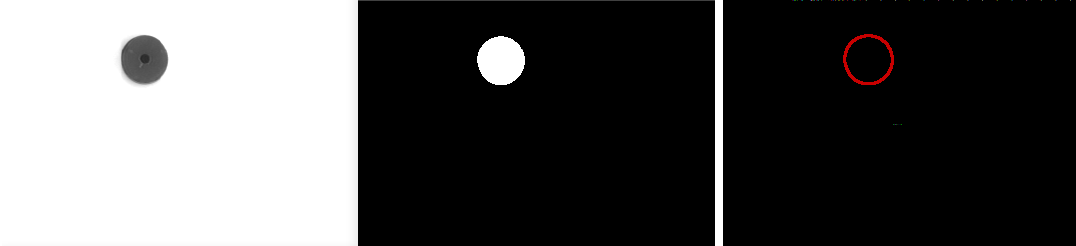
//> input picture 2_2DRecognition/images/processing.png, 1076 x 246 px, given in place of circulo1.pgm, which was not available
$ ./2DRecognition   (built with g++ and OpenCV 4)
//> lines starting //> are read from the running program, lines starting //| are printed output that depends on the picture; after the words box and inside, x2 and y2 are one past the last pixel; in counts of white or black regions, pixels touching at a corner belong together; pictures that were not available may be replaced by others from this repository, and a replacement may not be noted
### 2_2DRecognition/recognition.h
#ifndef SRC_RECOGNITION_H_
#define SRC_RECOGNITION_H_

#include <opencv2/video/video.hpp>
#include <opencv2/imgproc/imgproc.hpp>
#include <iostream>
#include <opencv2/core/core.hpp>
#include <opencv2/highgui/highgui.hpp>
#include <string>
#include <sstream>
#include <stdio.h>
#include <iomanip>
#include <locale>

using namespace cv;


void fillValues(FileStorage fs, std::string objects[]);

void getDescriptorsRecognition(Mat src, std::string objects[]);


#endif /* SRC_RECOGNITION_H_ */

### 2_2DRecognition/learning.h
#ifndef LEARNING_H
#define LEARNING_H

#include <opencv2/video/video.hpp>
#include <opencv2/imgproc/imgproc.hpp>
#include <iostream>
#include <opencv2/core/core.hpp>
#include <opencv2/highgui/highgui.hpp>
#include <string>
#include <sstream>
#include <stdio.h>
#include <iomanip>
#include <locale>

using namespace cv;


void calculateDescriptors(FileStorage fs, vector<double> perimeter,
		vector<double> hu0, vector<double> hu1, vector<double> hu2, std::string currentObject);

void getDescriptorsLearning(Mat src, int index, vector<double>& perimeter,
		vector<double>& hu0, vector<double>& hu1, vector<double>& hu2);


#endif

### 2_2DRecognition/learning.cpp
#include <opencv2/video/video.hpp>
#include <opencv2/imgproc/imgproc.hpp>
#include <iostream>
#include <opencv2/core/core.hpp>
#include <opencv2/highgui/highgui.hpp>
#include <string>
#include <sstream>
#include <stdio.h>
#include <iomanip>
#include <locale>

using namespace cv;

double getMean(vector<double> descriptors);
double getVariance(vector<double> descriptors, double mean);
double normVariance(vector<double> descriptors, double mean, double variance);


/**
 * Get the descriptors from the given image
 */
void getDescriptorsLearning(Mat src, int index, vector<double>& perimeter,
		vector<double>& hu0, vector<double>& hu1, vector<double>& hu2) {
//> called with index = 0
	Mat dst;

	// Thresholding
	threshold(src, dst, 0, 255, CV_THRESH_OTSU);
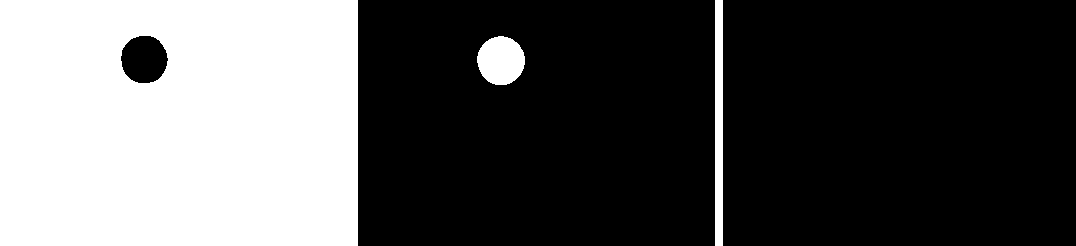
//> dst: 246 rows x 1076 cols, CV_8UC1; 34% white; 3 white regions, box (x1, y1, x2, y2) and area: (0, 0, 358, 246) 86328, (715, 0, 723, 246) 1968, (477, 36, 525, 85) 1828
	bitwise_not(dst, dst);		// Invert Image colors
//> dst: 246 rows x 1076 cols, CV_8UC1; 66% white; 3 black regions
	imshow("Image dst1", dst);

	// Find contours
	vector<vector<Point> > contours;
	vector<Vec4i> hierarchy;
	findContours(dst, contours, hierarchy, CV_RETR_TREE, CV_CHAIN_APPROX_SIMPLE,
			Point(0, 0));
//> contours = 4 contours; box (x1, y1, x2, y2) and area: (358, 0, 715, 246) 87220, (723, 0, 1076, 246) 86240, (476, 35, 526, 86) 1896, (121, 36, 168, 83) 1673

	/// Draw contours and and store descriptors
	Mat drawing(dst.size(), CV_8UC3);
	double humu[7];
	for (int i = 0; i < contours.size(); i++) {
		if (contourArea(contours[i]) > 53) {
			Moments mu = moments(contours[i], false);
			HuMoments(mu, humu);

			drawContours(drawing, contours, i, Scalar(0, 0, 200), 2, 8,
					hierarchy, 0, Point());

			imshow("Contorno", drawing);


			perimeter[index] = arcLength(contours[i], true);
			hu0[index] = humu[0];
			hu1[index] = humu[1];
			hu2[index] = humu[2];

			index++;
		}
	}
//> this loop made 4 passes
//> pass 1, in getDescriptorsLearning, `imshow("Contorno", drawing);`:
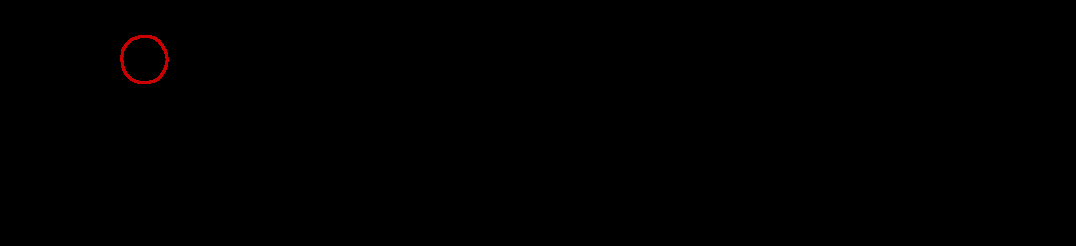
//> window 'Contorno': 246 rows x 1076 cols, CV_8UC3; mean B, G, R 0, 0, 0.4
//> pass 2, in getDescriptorsLearning, `imshow("Contorno", drawing);`:
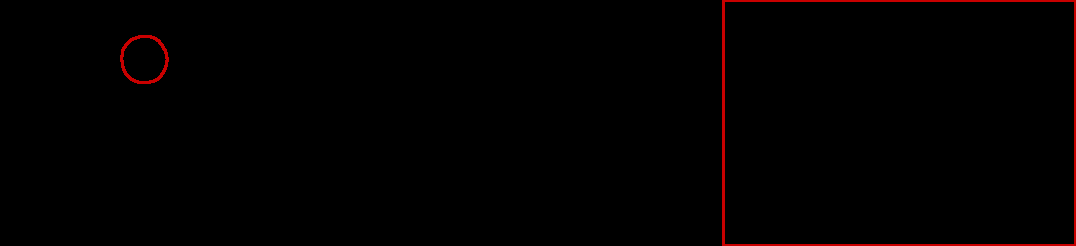
//> window 'Contorno': 246 rows x 1076 cols, CV_8UC3; mean B, G, R 0, 0, 2.4
//> after the loop, index = 4
}


/**
 * Calculate the variance and mean from each descriptors and store them in the file fs
 */
void calculateDescriptors(FileStorage fs, vector<double> perimeter,
		vector<double> hu0, vector<double> hu1, vector<double> hu2, std::string currentObject) {

	double meanPerimeter = getMean(perimeter);
	double variancePerimeter = getVariance(perimeter, meanPerimeter);

	double meanhu0 = getMean(hu0);
	double variancehu0 = getVariance(hu0, meanhu0);

	double meanhu1 = getMean(hu1);
	double variancehu1 = getVariance(hu1, meanhu1);

	double meanhu2 = getMean(hu2);
	double variancehu2 = getVariance(hu2, meanhu2);

	double normP = normVariance(perimeter, meanPerimeter, variancePerimeter);
	double normhu0 = normVariance(hu0, meanhu0, variancehu0);
	double normhu1 = normVariance(hu1, meanhu1, variancehu1);
	double normhu2 = normVariance(hu2, meanhu2, variancehu2);


	fs << currentObject + std::string("_meanPerimeter") << meanPerimeter;
	fs << currentObject + std::string("_meanhu0") << meanhu0;
	fs << currentObject + std::string("_meanhu1") << meanhu1;
	fs << currentObject + std::string("_meanhu2") << meanhu2;

	fs << currentObject + std::string("_varianceNormPerimeter") << normP;
	fs << currentObject + std::string("_varianceNormhu0") << normhu0;
	fs << currentObject + std::string("_varianceNormhu1") << normhu1;
	fs << currentObject + std::string("_varianceNormhu2") << normhu2;

	fs << currentObject + std::string("_variancePerimeter") << variancePerimeter;
	fs << currentObject + std::string("_variancehu0") << variancehu0;
	fs << currentObject + std::string("_variancehu1") << variancehu1;
	fs << currentObject + std::string("_variancehu2") << variancehu2;

}


/**
 * Return the mean from the given descriptors
 */
double getMean(vector<double> descriptors) {
	double mean = 0.0;
	int size = descriptors.size();
	for (int i = 0; i < size; i++) {
		mean += descriptors[i];
	}
	return (mean / size);
}

/**
 * Return the variance from the given descriptors
 */
double getVariance(vector<double> descriptors, double mean) {
	double var = 0.0;
	int size = descriptors.size();
	for (int i = 0; i < size; i++) {
		var += pow((descriptors[i] - mean), 2.0);
	}
	return var / (size - 1);
}

/**
 * Return the normalized variance
 */
double normVariance(vector<double> descriptors, double mean, double variance) {
	//return (pow(descriptors[0] - mean, 2)/descriptors.size()) + (descriptors.size()-1)*variance/descriptors.size();
	return (pow(0.01*mean, 2)/descriptors.size()) + (descriptors.size()-1)*variance/descriptors.size();
}

### 2_2DRecognition/2DRecognition.cpp
#include <opencv2/video/video.hpp>
#include <opencv2/imgproc/imgproc.hpp>
#include <iostream>
#include <opencv2/core/core.hpp>
#include <opencv2/highgui/highgui.hpp>
#include <string>
#include <sstream>
#include <stdio.h>
#include <iomanip>
#include <locale>
#include "learning.h"
#include "recognition.h"

using namespace cv;

void learning();
void recognition();

std::string objects[5] = { "circulo", "rectangulo", "rueda", "triangulo",
		"vagon" };

// [14 lines left out: function main, not called in this run]

/**
 * For each training image, calculate their descriptors and store his variance
 * and mean in a file
 */
void learning() {
	FileStorage fs = FileStorage(std::string("descriptors.yml"),
			FileStorage::WRITE);

	std::string currentObject = "";
	vector<double> perimeter;
	vector<double> hu0, hu1, hu2;

	for (int f = 0; f < 5; f++) {		// For each object type
		std::cout << "-----------------------------" << std::endl;
		std::cout << "    Learning " << objects[f] << std::endl;
		std::cout << "-----------------------------" << std::endl;

		currentObject = objects[f];

		perimeter = vector<double>(5);
		hu0 = vector<double>(5);
		hu1 = vector<double>(5);
		hu2 = vector<double>(5);

		for (int i = 0; i < 5; i++) {
			string num = static_cast<std::ostringstream*>(&(std::ostringstream()
					<< i + 1))->str();

			std::string path = std::string("data/") + objects[f] + num
					+ std::string(".pgm");

			std::cout << path << std::endl;

			Mat src = imread(path, CV_LOAD_IMAGE_GRAYSCALE);
			imshow("Image", src);
			getDescriptorsLearning(src, i, perimeter, hu0, hu1, hu2);
//> perimeter = [153.5, 1194, 1202, 162.9, 0]; hu0 = [0.159, 0.178, 0.178, 0.159, 0]; hu1 = [2.68e-05, 0.00381, 0.00406, 1.79e-05, 0]; hu2 = [1.95e-08, 2.07e-28, 9.39e-31, 1e-06, 0]
			waitKey(0); // wait for key press
		}
		calculateDescriptors(fs, perimeter, hu0, hu1, hu2, currentObject);
		std::cout
				<< "=============================================================================="
				<< std::endl;
	}

	fs.release();
}

/**
 * For each test file, get their objects and check his class
 */
// [27 lines left out: function recognition, not called in this run]

// added to run one function of the file
//> (the run ends here: the program crashes, at `hu1 = vector<double>(5);`)
